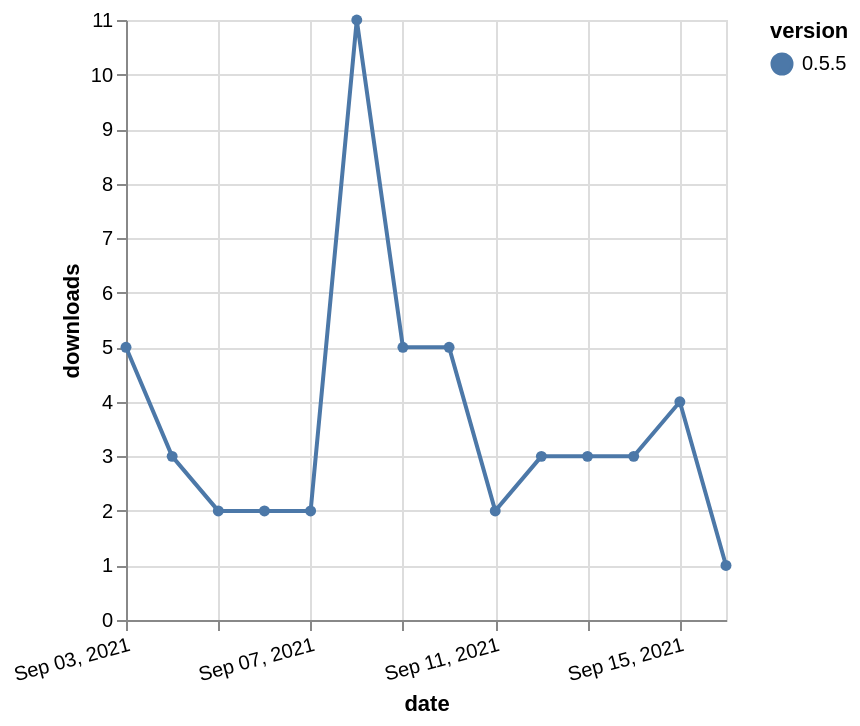

Here is the Vega-Lite specification saved for this chart:
### Vega-Lite specification from a JSON file in a GitHub repository (floating-point values rounded to 4 significant figures)
{"$schema": "https://vega.github.io/schema/vega-lite/v5.json", "description": "A simple bar chart with embedded data.", "data": {"values": [{"date": "2021-09-03", "total": 8591, "delta": 5, "version": "0.5.5"}, {"date": "2021-09-04", "total": 8594, "delta": 3, "version": "0.5.5"}, {"date": "2021-09-05", "total": 8596, "delta": 2, "version": "0.5.5"}, {"date": "2021-09-06", "total": 8598, "delta": 2, "version": "0.5.5"}, {"date": "2021-09-07", "total": 8600, "delta": 2, "version": "0.5.5"}, {"date": "2021-09-08", "total": 8611, "delta": 11, "version": "0.5.5"}, {"date": "2021-09-09", "total": 8616, "delta": 5, "version": "0.5.5"}, {"date": "2021-09-10", "total": 8621, "delta": 5, "version": "0.5.5"}, {"date": "2021-09-11", "total": 8623, "delta": 2, "version": "0.5.5"}, {"date": "2021-09-12", "total": 8626, "delta": 3, "version": "0.5.5"}, {"date": "2021-09-13", "total": 8629, "delta": 3, "version": "0.5.5"}, {"date": "2021-09-14", "total": 8632, "delta": 3, "version": "0.5.5"}, {"date": "2021-09-15", "total": 8636, "delta": 4, "version": "0.5.5"}, {"date": "2021-09-16", "total": 8637, "delta": 1, "version": "0.5.5"}]}, "width": "container", "mark": {"type": "line", "point": {"filled": true}}, "encoding": {"x": {"field": "date", "type": "temporal", "timeUnit": "yearmonthdate", "title": "date", "axis": {"labelAngle": -15}}, "y": {"field": "delta", "type": "quantitative", "title": "downloads"}, "color": {"field": "version", "type": "nominal"}, "tooltip": {"field": "delta"}}}
